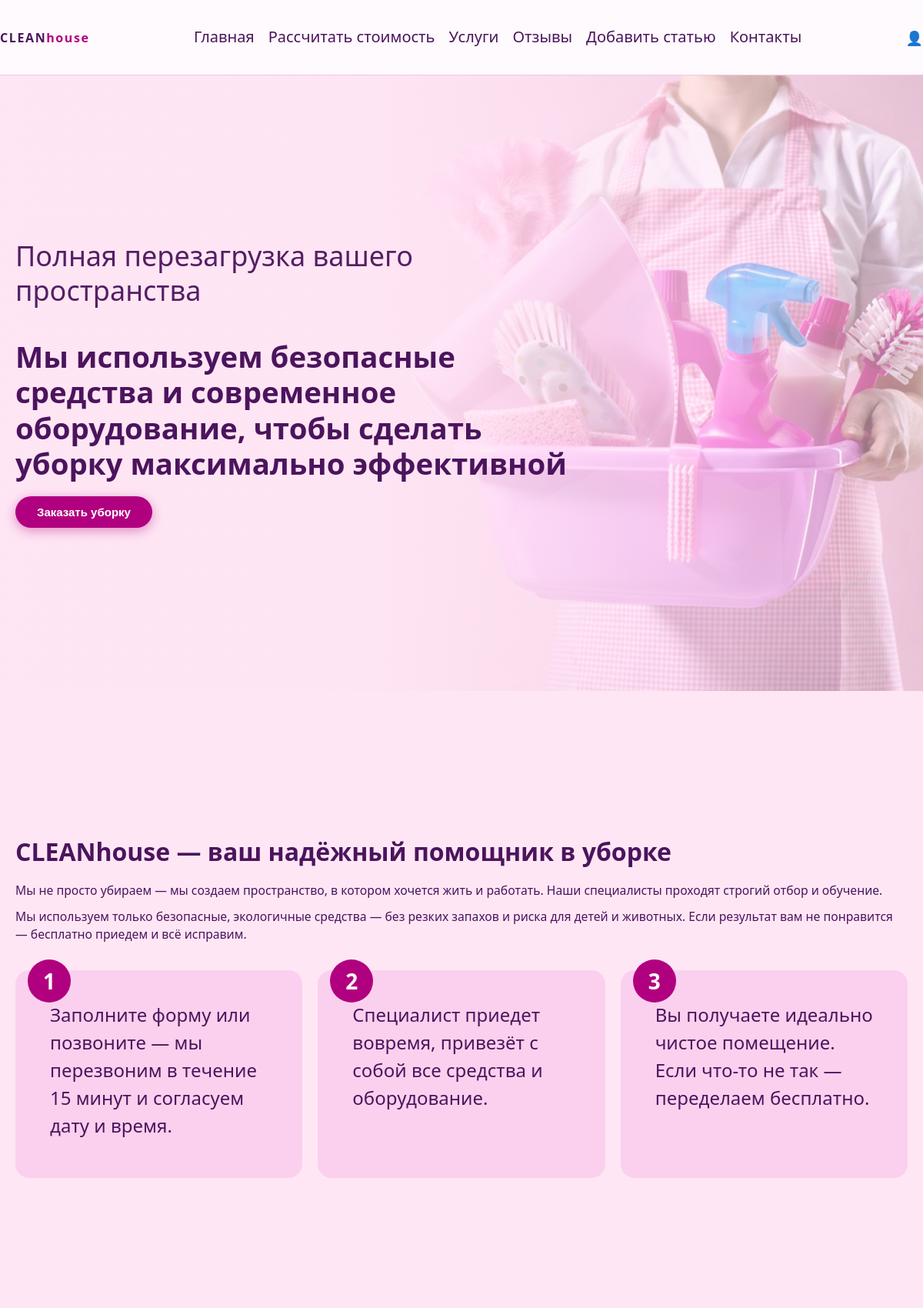
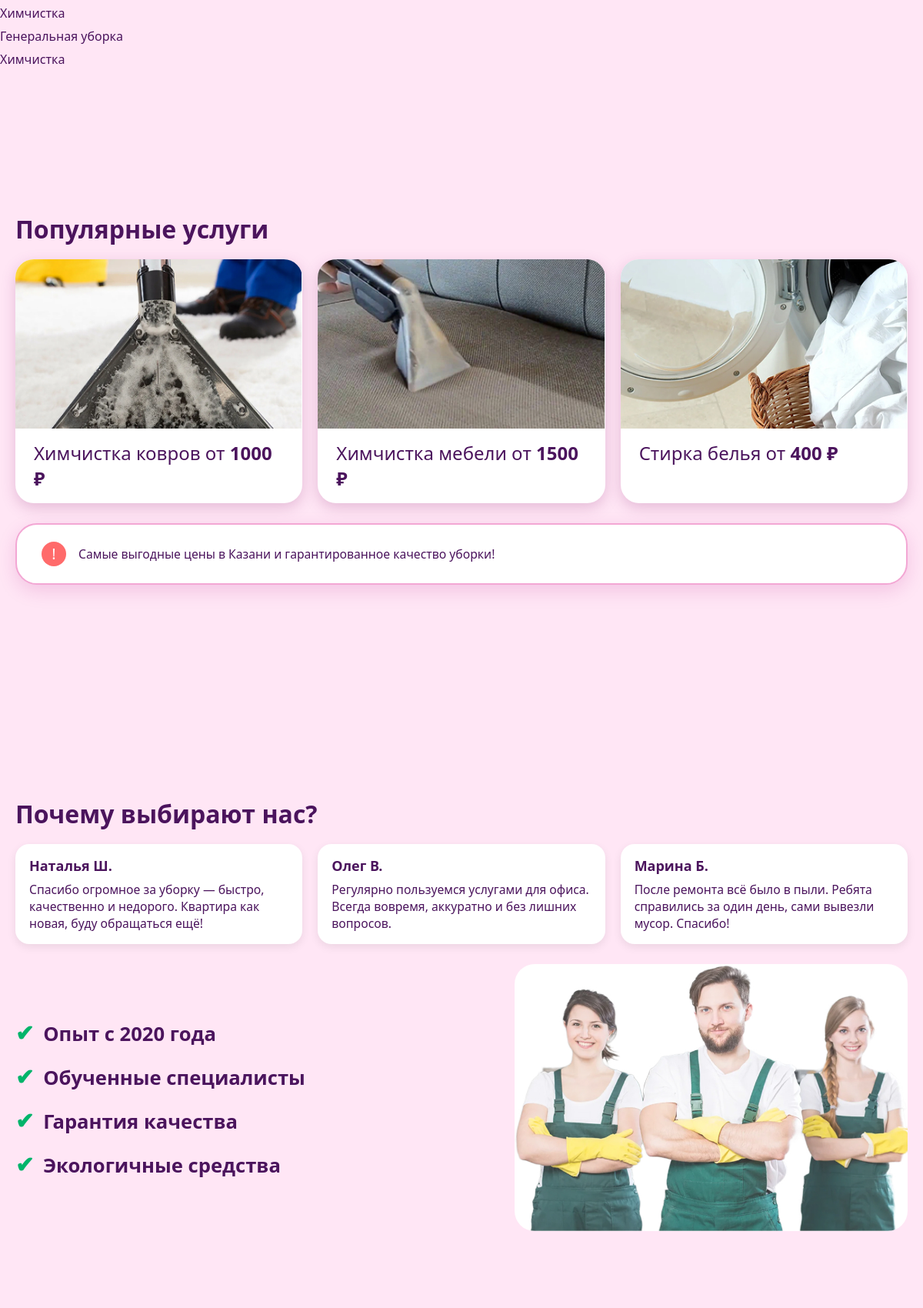
The page / (upper part) on the database its author committed (2 pictures, top to bottom).
### women/models.py (models this page shows, shortened)
class Category(models.Model):
    name = models.CharField(
        max_length=100,
        verbose_name='Категория'
    )
    slug = models.SlugField(
        unique=True
    )
    class Meta:
        verbose_name = 'Категория'
        verbose_name_plural = 'Категории'

### women/views.py (the view)
# urls.py: path('', views.index, name='home'),
def index(request):
    posts = Women.published.all()
    data = {
        'title': 'Главная страница',
        'menu': ["Главная", "Услуги", "Рассчитать", "О компании"],
        'posts': posts,   # ← ВАЖНО: тут БД
        'cat_selected': 0,
    }
    return render(request, 'women/index.html', data)

### users/context_processors.py (called while the page is built)
def get_women_context(request):
    return {'mainmenu': menu}

### women/models.py (called while the page is built)
    def get_queryset(self):
        return super().get_queryset().filter(is_published=True)

    def get_absolute_url(self):
        return reverse('tag', kwargs={'tag_slug': self.slug})

    def get_absolute_url(self):
        return reverse('post', kwargs={'post_slug': self.slug})

### women/templatetags/women_tags.py (called while the page is built)
@register.inclusion_tag('women/list_categories.html')
def show_categories(cat_selected=0):
    cats = Category.objects.all()
    return {'cats': cats, 'cat_selected': cat_selected}

@register.inclusion_tag('women/list_tags.html')
def show_all_tags():
    return {"tags": TagPost.objects.all()}

### women/templates/women/index.html (shortened to what this page needs)
{% extends 'base.html' %}
{% load static %}
{% block content %}
<main>
    <section id="hero" class="section full-screen hero">
        <div class="container">
            <div class="hero-inner">
                <p class="hero-subtitle">Полная перезагрузка вашего пространства</p>
                <h1 class="hero-title">
                    Мы используем безопасные средства и современное оборудование,
                    чтобы сделать уборку максимально эффективной
                </h1>
                <button class="btn primary">Заказать уборку</button>
            </div>
        </div>
    </section>
    <section id="about" class="section full-screen about">
        <div class="container">
            <h2>CLEANhouse — ваш надёжный помощник в уборке</h2>
            <p>
                Мы не просто убираем — мы создаем пространство, в котором хочется жить и работать.
                Наши специалисты проходят строгий отбор и обучение.
            </p>
            <p>
                Мы используем только безопасные, экологичные средства — без резких запахов и риска для детей и животных.
                Если результат вам не понравится — бесплатно приедем и всё исправим.
            </p>
            <div class="steps-grid">
                <div class="step-card">
                    <div class="step-number">1</div>
                    <p>Заполните форму или позвоните — мы перезвоним в течение 15 минут и согласуем дату и время.</p>
                </div>
                <div class="step-card">
                    <div class="step-number">2</div>
                    <p>Специалист приедет вовремя, привезёт с собой все средства и оборудование.</p>
                </div>
                <div class="step-card">
                    <div class="step-number">3</div>
                    <p>Вы получаете идеально чистое помещение. Если что-то не так — переделаем бесплатно.</p>
                </div>
            </div>
        </div>
    </section>
{% load women_tags %}
<ul style="list-style: none; padding: 0; margin-bottom: 20px;">
    {% show_categories cat_selected %}
</ul>
    <section id="services" class="section full-screen benefits">
        <div class="container">
            <h2>Популярные услуги</h2>
            <div class="cards-row">
                <article class="service-card">
                    <img src="{% static 'women/img/chem1.jpg' %}" alt="Химчистка ковров">
                    <div class="service-card-text">
                        Химчистка ковров от <strong>1000 ₽</strong>
                    </div>
                </article>
                <article class="service-card">
                    <img src="{% static 'women/img/chem2.jpg' %}" alt="Химчистка мебели">
                    <div class="service-card-text">
                        Химчистка мебели от <strong>1500 ₽</strong>
                    </div>
                </article>
                <article class="service-card">
                    <img src="{% static 'women/img/chem3.jpg' %}" alt="Стирка белья">
                    <div class="service-card-text">
                        Стирка белья от <strong>400 ₽</strong>
                    </div>
                </article>
            </div>
            <div class="notice">
                <span class="notice-icon">!</span>
                <p>Самые выгодные цены в Казани и гарантированное качество уборки!</p>
            </div>
        </div>
    </section>
    <section id="reviews" class="section full-screen why-us">
        <div class="container">
            <h2>Почему выбирают нас?</h2>
            <div class="reviews-grid">
                <div class="review-card">
                    <h3>Наталья Ш.</h3>
                    <p>Спасибо огромное за уборку — быстро, качественно и недорого.
                        Квартира как новая, буду обращаться ещё!</p>
                </div>
                <div class="review-card">
                    <h3>Олег В.</h3>
                    <p>Регулярно пользуемся услугами для офиса. Всегда вовремя,
                        аккуратно и без лишних вопросов.</p>
                </div>
                <div class="review-card">
                    <h3>Марина Б.</h3>
                    <p>После ремонта всё было в пыли. Ребята справились за один день,
                        сами вывезли мусор. Спасибо!</p>
                </div>
            </div>
            <div class="why-list">
                <ul>
                    <li>Опыт с 2020 года</li>
                    <li>Обученные специалисты</li>
                    <li>Гарантия качества</li>
                    <li>Экологичные средства</li>
                </ul>
                <div class="team-image">
                    <img src="{% static 'women/img/team.jpg' %}" alt="Команда CLEANhouse">
                </div>
            </div>
        </div>
    </section>
</main>
{% endblock %}

### women/templates/women/list_categories.html
{% for cat in cats %}
    <li style="margin: 8px 0;">
        {% if cat.id == cat_selected %}
            <span style="color: #800040; font-weight: bold;">
                {{ cat.name }}
            </span>
        {% else %}
            <a href="{{ cat.get_absolute_url }}" style="text-decoration: none; color: inherit;">
                {{ cat.name }}
            </a>
        {% endif %}
    </li>
{% endfor %}

### women/static/women/css/style.css (style rules this page uses)
* { box-sizing: border-box; margin: 0; padding: 0; }
body { font-family: system-ui, -apple-system, BlinkMacSystemFont, "Segoe UI", sans-serif; background: #ffe6f5; color: #4b145d; }
img { max-width: 100%; display: block; }
a { text-decoration: none; color: inherit; }
.container { width: 100%; max-width: none; margin: 0 auto; padding: 0 20px; }
.section { padding: 0; }
.full-screen { min-height: 100vh; display: flex; }
.full-screen > .container { flex: 1; display: flex; flex-direction: column; justify-content: center; padding: 90px 20px 70px; }
h1, .hero-title { font-size: 2.4rem; line-height: 1.2; }
h2 { font-size: 2rem; margin-bottom: 18px; }
p { font-size: 0.98rem; }
.btn { border: none; padding: 12px 28px; border-radius: 30px; font-size: 15px; font-weight: 600; cursor: pointer; }
.btn.primary { background: #b1007f; color: #fff; box-shadow: 0 4px 15px rgba(177, 0, 127, 0.4); margin-top: 20px; }
.hero { position: relative; overflow: hidden; }
.hero::before { content: ""; position: absolute; inset: 0; background: linear-gradient( 90deg, rgba(255, 230, 245, 0.98) 0%, rgba(255, 230, 245, 0.96) 40%, rgba(255, 230, 245, 0.6) 65%, rgba(255, 230, 245, 0.2) 100% ), url("../img/hero.jpg") right center / cover no-repeat; opacity: 1; z-index: 0; }
.hero > .container { position: relative; z-index: 1; }
.hero-inner { max-width: 720px; }
.full-screen.hero > .container { justify-content: center; }
.about p { margin-bottom: 10px; line-height: 1.5; }
.steps-grid { margin-top: 24px; display: grid; grid-template-columns: repeat(3, minmax(0, 1fr)); gap: 20px; }
.step-card { padding: 40px 45px !important; min-height: 200px !important; font-size: 24px !important; line-height: 1.45; position: relative; background: #fbd0ee; border-radius: 18px; }
.step-card p { font-size: 24px !important; }
.step-number { position: absolute; top: -14px; left: 16px; width: 56px !important; height: 56px !important; font-size: 28px !important; border-radius: 50%; background: #b1007f; color: #fff; display: flex; align-items: center; justify-content: center; font-weight: 700; }
.benefits h2 { margin-bottom: 18px; }
.cards-row { display: grid; grid-template-columns: repeat(3, minmax(0, 1fr)); gap: 20px; }
.service-card { background: #fff; border-radius: 24px; overflow: hidden; box-shadow: 0 6px 18px rgba(151, 60, 128, 0.25); display: flex; flex-direction: column; }
.service-card img { height: 220px; object-fit: cover; width: 100%; display: block; }
.service-card-text { padding: 16px 24px; font-size: 24px !important; line-height: 1.35; }
.notice { margin-top: 26px; background: #ffffff; border-radius: 28px; padding: 22px 32px; border: 2px solid #f3a7d4; display: flex; align-items: center; gap: 16px; font-size: 24px; color: #4b145d; box-shadow: 0 8px 24px rgba(177, 0, 127, 0.15); }
.notice p { margin: 0; }
.notice-icon { width: 32px; height: 32px; border-radius: 50%; background: #ff6b6b; color: #fff; display: flex; align-items: center; justify-content: center; font-size: 20px; flex-shrink: 0; }
.why-us h2 { margin-bottom: 18px; }
.reviews-grid { display: grid; grid-template-columns: repeat(3, minmax(0, 1fr)); gap: 20px; margin-bottom: 26px; }
.review-card { background: #fff; border-radius: 18px; padding: 16px 18px; box-shadow: 0 4px 12px rgba(0, 0, 0, 0.08); font-size: 0.96rem; }
.review-card h3 { margin-bottom: 8px; }
.why-list { display: grid; grid-template-columns: 0.55fr 0.45fr; gap: 24px; align-items: center; }
.why-list ul { list-style: none; margin-top: 20px; }
.why-list li { font-size: 1.6rem; font-weight: 600; margin-bottom: 18px; }
.why-list li::before { content: "✔"; margin-right: 12px; color: #00b46a; font-size: 1.8rem; }
.team-image img { width: 100%; max-height: 420px; object-fit: cover; border-radius: 26px; }
.hero-subtitle { font-size: 36px !important; font-weight: 500; color: #4b145d; opacity: 0.95; margin-bottom: 40px !important; margin-top: -20px !important; line-height: 1.25; }

### rows shown on the page
Category: name "Химчистка"
Category: name "Генеральная уборка"
Category: name "Химчистка"
